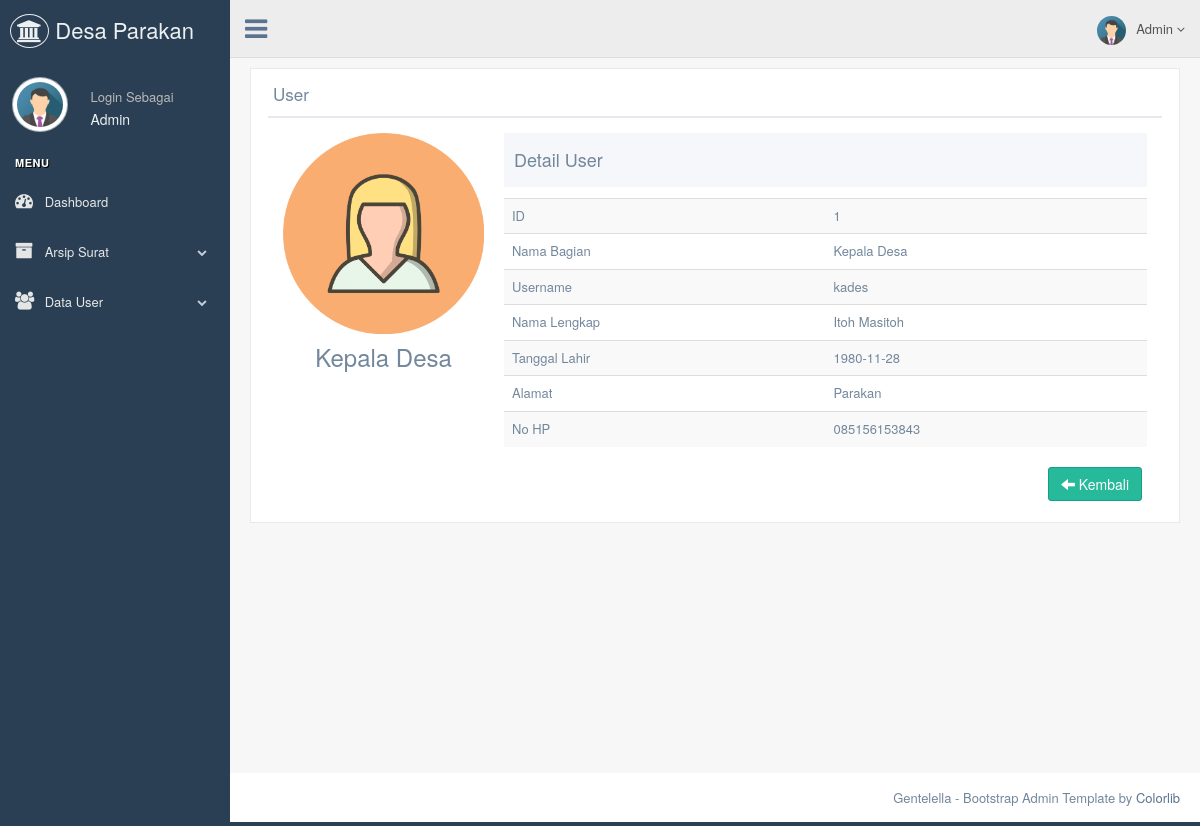
/admin/detail-bagian.php?id_bagian=1 (signed in), run on the app's committed database.
### tables this page shows
CREATE TABLE `tb_bagian` (
  `id_bagian` int(11) NOT NULL,
  `nama_bagian` varchar(120) NOT NULL,
  `username_admin_bagian` varchar(50) NOT NULL,
  `password_bagian` varchar(50) NOT NULL,
  `nama_lengkap` varchar(70) NOT NULL,
  `tanggal_lahir_bagian` date NOT NULL,
  `alamat` text NOT NULL,
  `no_hp_bagian` varchar(12) NOT NULL,
  `gambar` varchar(255) NOT NULL
);

### admin/detail-bagian.php (the view, shortened to what this page needs)
<!DOCTYPE html>
<html lang="en">
<head>
  <link href="../assets/vendors/bootstrap/dist/css/bootstrap.min.css" rel="stylesheet">
  <link href="../assets/vendors/font-awesome/css/font-awesome.min.css" rel="stylesheet">
  <link href="../assets/vendors/nprogress/nprogress.css" rel="stylesheet">
  <link href="../assets/vendors/iCheck/skins/flat/green.css" rel="stylesheet">
  <link href="../assets/vendors/google-code-prettify/bin/prettify.min.css" rel="stylesheet">
  <link href="../assets/vendors/select2/dist/css/select2.min.css" rel="stylesheet">
  <link href="../assets/vendors/switchery/dist/switchery.min.css" rel="stylesheet">
  <link href="../assets/vendors/bootstrap-daterangepicker/daterangepicker.css" rel="stylesheet">
  <link href="../assets/vendors/bootstrap-datetimepicker/build/css/bootstrap-datetimepicker.css" rel="stylesheet">
  <link href="../assets/vendors/starrr/dist/starrr.css" rel="stylesheet">
  <link href="../assets/vendors/bootstrap-daterangepicker/daterangepicker.css" rel="stylesheet">
  <link href="../assets/build/css/custom.min.css" rel="stylesheet">
</head>
<body class="nav-md">
  <div class="container body">
    <div class="main_container">
      <?php
      include("sidebarmenu.php");
      ?>
      <?php
      include("header.php");
      ?>
      <div class="right_col" role="main">
        <div class="">
          <div class="row">
            <div class="col-md-12 col-sm-12 col-xs-12">
              <div class="x_panel">
                <div class="x_title">
                  <h2> User </h2>
                  <div class="clearfix"></div>
                </div>
                <?php include '../koneksi/koneksi.php';
                $id      = mysqli_real_escape_string($db, $_GET['id_bagian']);
                $sql      = "SELECT * FROM tb_bagian where id_bagian='" . $id . "'";
                $query    = mysqli_query($db, $sql);
                $data     = mysqli_fetch_array($query); ?>
                <div class="x_content">
                  <div class="col-md-3 col-sm-3 col-xs-12 profile_left">
                    <div class="profile_img">
                      <div id="crop-avatar">
                        <img class="img-responsive avatar-view" src="../bagian/images/<?php echo $data['gambar']; ?>" alt="Avatar">
                      </div>
                    </div>
                    <h3 align="center"><?php echo $data['nama_bagian'] ?></h3>
                    <br />
                  </div>
                  <div class="col-md-9 col-sm-9 col-xs-12">
                    <div class="profile_title">
                      <div class="col-md-6">
                        <h2>Detail User </h2>
                      </div>
                    </div>
                    <div class="x_content">
                    </div>
                    <table class="table table-striped">
                      <tbody>
                        <tr>
                          <td width="50%">ID</td>
                          <td><?php echo $data['id_bagian'] ?></td>
                        </tr>
                        <tr>
                          <td>Nama Bagian</td>
                          <td><?php echo $data['nama_bagian'] ?></td>
                        </tr>
                        <tr>
                          <td>Username </td>
                          <td><?php echo $data['username_admin_bagian'] ?></td>
                        </tr>
                        <tr>
                          <td>Nama Lengkap</td>
                          <td><?php echo $data['nama_lengkap'] ?></td>
                        </tr>
                        <tr>
                          <td>Tanggal Lahir</td>
                          <td><?php echo $data['tanggal_lahir_bagian'] ?></td>
                        </tr>
                        <tr>
                          <td>Alamat</td>
                          <td><?php echo $data['alamat'] ?></td>
                        </tr>
                        <tr>
                          <td>No HP</td>
                          <td><?php echo $data['no_hp_bagian'] ?></td>
                        </tr>
                      </tbody>
                    </table>
                    <div class="text-right">
                      <a href="databagian.php" class="btn btn-success"><span class="glyphicon glyphicon-arrow-left"></span> Kembali</a>
                    </div>
                  </div>
                </div>
              </div>
            </div>
          </div>
        </div>
      </div>
    </div>
    <footer>
      <div class="pull-right">
        Gentelella - Bootstrap Admin Template by <a href="https://colorlib.com">Colorlib</a>
      </div>
      <div class="clearfix"></div>
    </footer>
  </div>
</body>
</html>

### admin/sidebarmenu.php (shortened to what this page needs)
<?php
include '../koneksi/koneksi.php';
$sql      = "SELECT * FROM tb_admin where id_admin='" . $_SESSION['id'] . "'";
$query    = mysqli_query($db, $sql);
$data     = mysqli_fetch_array($query);
?>
<div class="col-md-3 left_col">
  <div class="left_col scroll-view">
    <div class="navbar nav_title" style="border: 0;">
      <a href="index.php" class="site_title"><i class="fa fa-institution"></i><span> Desa Parakan</span></a>
    </div>
    <div class="profile clearfix">
      <div class="profile_pic">
        <img src="images/<?php echo $data['gambar']; ?>" height="55" width="55" alt="" class="img-circle profile_img">
      </div>
      <div class="profile_info">
        <span> Login Sebagai </span> <br>
        <h2><?php echo $_SESSION['nama']; ?></h2>
      </div>
    </div>
    <br />
    <div id="sidebar-menu" class="main_menu_side hidden-print main_menu">
      <div class="menu_section">
        <h3> Menu </h3>
        <ul class="nav side-menu">
          <li><a href="index.php"><i class="fa fa-tachometer"></i> Dashboard <span></span></a>
          <li><a><i class="fa fa-archive"></i> Arsip Surat <span class="fa fa-chevron-down"></span></a>
          </li>
          <li><a><i class="fa fa-users"></i> Data User <span class="fa fa-chevron-down"></span></a>
          </li>
        </ul>
      </div>
    </div>
  </div>
</div>

### admin/header.php (shortened to what this page needs)
<?php
include '../koneksi/koneksi.php';
$sql  		= "SELECT * FROM tb_admin where id_admin='".$_SESSION['id']."'";
$query  	= mysqli_query($db, $sql);
$data 		= mysqli_fetch_array($query);
?>
        <div class="top_nav">
          <div class="nav_menu">
            <nav>
              <div class="nav toggle">
                <a id="menu_toggle"><i class="fa fa-bars"></i></a>
              </div>
              <ul class="nav navbar-nav navbar-right">
                <li class="">
                  <a href="javascript:;" class="user-profile dropdown-toggle" data-toggle="dropdown" aria-expanded="false">
                    <img src="images/<?php echo $data['gambar']; ?>" alt=""><?php echo $_SESSION['nama'];?>
                    <span class=" fa fa-angle-down"></span>
                  </a>
                </li>
              </ul>
            </nav>
          </div>
        </div>

### data on the page
tb_bagian: gambar (picture), nama_bagian "Kepala Desa", id_bagian "1", username_admin_bagian "kades", nama_lengkap "Itoh Masitoh", tanggal_lahir_bagian "1980-11-28", alamat "Parakan", no_hp_bagian "085156153843"

### other printed values
$_SESSION['nama'] "Admin"
